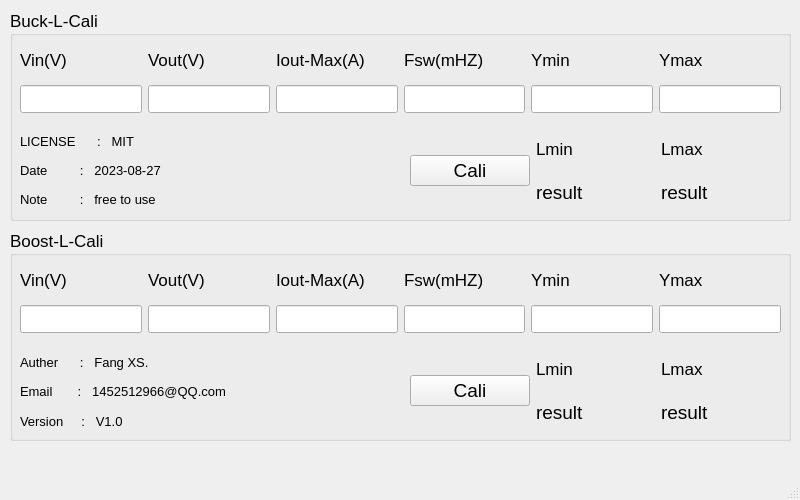
<?xml version="1.0" encoding="UTF-8"?>
<ui version="4.0">
 <class>MainWindow</class>
 <widget class="QMainWindow" name="MainWindow">
  <property name="geometry">
   <rect>
    <x>0</x>
    <y>0</y>
    <width>800</width>
    <height>500</height>
   </rect>
  </property>
  <property name="windowTitle">
   <string>MainWindow</string>
  </property>
  <widget class="QWidget" name="centralwidget">
   <widget class="QGroupBox" name="groupBox">
    <property name="geometry">
     <rect>
      <x>10</x>
      <y>10</y>
      <width>781</width>
      <height>211</height>
     </rect>
    </property>
    <property name="font">
     <font>
      <pointsize>13</pointsize>
     </font>
    </property>
    <property name="title">
     <string>Buck-L-Cali</string>
    </property>
    <widget class="QWidget" name="layoutWidget">
     <property name="geometry">
      <rect>
       <x>10</x>
       <y>30</y>
       <width>761</width>
       <height>73</height>
      </rect>
     </property>
     <layout class="QHBoxLayout" name="horizontalLayout">
      <item>
       <layout class="QVBoxLayout" name="verticalLayout">
        <item>
         <widget class="QLabel" name="label_VIN">
          <property name="font">
           <font>
            <pointsize>13</pointsize>
           </font>
          </property>
          <property name="text">
           <string>Vin(V)</string>
          </property>
         </widget>
        </item>
        <item>
         <widget class="QLineEdit" name="lineEdit_IN_Vout"/>
        </item>
       </layout>
      </item>
      <item>
       <layout class="QVBoxLayout" name="verticalLayout_2">
        <item>
         <widget class="QLabel" name="label_Vout">
          <property name="font">
           <font>
            <pointsize>13</pointsize>
           </font>
          </property>
          <property name="text">
           <string>Vout(V)</string>
          </property>
         </widget>
        </item>
        <item>
         <widget class="QLineEdit" name="lineEdit_IN_VIN"/>
        </item>
       </layout>
      </item>
      <item>
       <layout class="QVBoxLayout" name="verticalLayout_3">
        <item>
         <widget class="QLabel" name="label_Iout">
          <property name="font">
           <font>
            <pointsize>13</pointsize>
           </font>
          </property>
          <property name="text">
           <string>Iout-Max(A)</string>
          </property>
         </widget>
        </item>
        <item>
         <widget class="QLineEdit" name="lineEdit_IN_Iout"/>
        </item>
       </layout>
      </item>
      <item>
       <layout class="QVBoxLayout" name="verticalLayout_4">
        <item>
         <widget class="QLabel" name="label__Fsw">
          <property name="font">
           <font>
            <pointsize>13</pointsize>
           </font>
          </property>
          <property name="text">
           <string>Fsw(mHZ)</string>
          </property>
         </widget>
        </item>
        <item>
         <widget class="QLineEdit" name="lineEdit_IN_Fsw"/>
        </item>
       </layout>
      </item>
      <item>
       <layout class="QVBoxLayout" name="verticalLayout_5">
        <item>
         <widget class="QLabel" name="label_Ymin">
          <property name="font">
           <font>
            <pointsize>13</pointsize>
           </font>
          </property>
          <property name="text">
           <string>Ymin</string>
          </property>
         </widget>
        </item>
        <item>
         <widget class="QLineEdit" name="lineEdit_IN_Ymin"/>
        </item>
       </layout>
      </item>
      <item>
       <layout class="QVBoxLayout" name="verticalLayout_6">
        <item>
         <widget class="QLabel" name="label_Ymax">
          <property name="font">
           <font>
            <pointsize>13</pointsize>
           </font>
          </property>
          <property name="text">
           <string>Ymax</string>
          </property>
         </widget>
        </item>
        <item>
         <widget class="QLineEdit" name="lineEdit_IN_max"/>
        </item>
       </layout>
      </item>
     </layout>
    </widget>
    <widget class="QWidget" name="layoutWidget">
     <property name="geometry">
      <rect>
       <x>400</x>
       <y>120</y>
       <width>371</width>
       <height>81</height>
      </rect>
     </property>
     <layout class="QHBoxLayout" name="horizontalLayout_2">
      <item>
       <widget class="QPushButton" name="pushButton_getBuck">
        <property name="font">
         <font>
          <pointsize>14</pointsize>
         </font>
        </property>
        <property name="text">
         <string>Cali</string>
        </property>
       </widget>
      </item>
      <item>
       <layout class="QVBoxLayout" name="verticalLayout_7">
        <item>
         <widget class="QLabel" name="label_7">
          <property name="font">
           <font>
            <pointsize>13</pointsize>
           </font>
          </property>
          <property name="text">
           <string>Lmin</string>
          </property>
         </widget>
        </item>
        <item>
         <widget class="QLabel" name="label_Buck_result_min">
          <property name="font">
           <font>
            <pointsize>14</pointsize>
           </font>
          </property>
          <property name="text">
           <string>result</string>
          </property>
         </widget>
        </item>
       </layout>
      </item>
      <item>
       <layout class="QVBoxLayout" name="verticalLayout_8">
        <item>
         <widget class="QLabel" name="label_8">
          <property name="font">
           <font>
            <pointsize>13</pointsize>
           </font>
          </property>
          <property name="text">
           <string>Lmax</string>
          </property>
         </widget>
        </item>
        <item>
         <widget class="QLabel" name="label_Buck_result_max">
          <property name="font">
           <font>
            <pointsize>14</pointsize>
           </font>
          </property>
          <property name="text">
           <string>result</string>
          </property>
         </widget>
        </item>
       </layout>
      </item>
     </layout>
    </widget>
    <widget class="QWidget" name="layoutWidget">
     <property name="geometry">
      <rect>
       <x>10</x>
       <y>120</y>
       <width>381</width>
       <height>81</height>
      </rect>
     </property>
     <layout class="QVBoxLayout" name="verticalLayout_26">
      <item>
       <widget class="QLabel" name="label_4">
        <property name="font">
         <font>
          <pointsize>10</pointsize>
         </font>
        </property>
        <property name="text">
         <string>LICENSE      :   MIT</string>
        </property>
       </widget>
      </item>
      <item>
       <widget class="QLabel" name="label_5">
        <property name="font">
         <font>
          <pointsize>10</pointsize>
         </font>
        </property>
        <property name="text">
         <string>Date         :   2023-08-27</string>
        </property>
       </widget>
      </item>
      <item>
       <widget class="QLabel" name="label_6">
        <property name="font">
         <font>
          <pointsize>10</pointsize>
         </font>
        </property>
        <property name="text">
         <string>Note         :   free to use</string>
        </property>
       </widget>
      </item>
     </layout>
    </widget>
   </widget>
   <widget class="QGroupBox" name="groupBox_2">
    <property name="geometry">
     <rect>
      <x>10</x>
      <y>230</y>
      <width>781</width>
      <height>211</height>
     </rect>
    </property>
    <property name="font">
     <font>
      <pointsize>13</pointsize>
     </font>
    </property>
    <property name="title">
     <string>Boost-L-Cali</string>
    </property>
    <widget class="QWidget" name="layoutWidget">
     <property name="geometry">
      <rect>
       <x>400</x>
       <y>120</y>
       <width>371</width>
       <height>81</height>
      </rect>
     </property>
     <layout class="QHBoxLayout" name="horizontalLayout_5">
      <item>
       <widget class="QPushButton" name="pushButton_getBoost">
        <property name="font">
         <font>
          <pointsize>14</pointsize>
         </font>
        </property>
        <property name="text">
         <string>Cali</string>
        </property>
       </widget>
      </item>
      <item>
       <layout class="QVBoxLayout" name="verticalLayout_23">
        <item>
         <widget class="QLabel" name="label_12">
          <property name="font">
           <font>
            <pointsize>13</pointsize>
           </font>
          </property>
          <property name="text">
           <string>Lmin</string>
          </property>
         </widget>
        </item>
        <item>
         <widget class="QLabel" name="label_Boost_result_min">
          <property name="font">
           <font>
            <pointsize>14</pointsize>
           </font>
          </property>
          <property name="text">
           <string>result</string>
          </property>
         </widget>
        </item>
       </layout>
      </item>
      <item>
       <layout class="QVBoxLayout" name="verticalLayout_24">
        <item>
         <widget class="QLabel" name="label_15">
          <property name="font">
           <font>
            <pointsize>13</pointsize>
           </font>
          </property>
          <property name="text">
           <string>Lmax</string>
          </property>
         </widget>
        </item>
        <item>
         <widget class="QLabel" name="label_Boost_result_max">
          <property name="font">
           <font>
            <pointsize>14</pointsize>
           </font>
          </property>
          <property name="text">
           <string>result</string>
          </property>
         </widget>
        </item>
       </layout>
      </item>
     </layout>
    </widget>
    <widget class="QWidget" name="layoutWidget">
     <property name="geometry">
      <rect>
       <x>10</x>
       <y>30</y>
       <width>761</width>
       <height>73</height>
      </rect>
     </property>
     <layout class="QHBoxLayout" name="horizontalLayout_6">
      <item>
       <layout class="QVBoxLayout" name="verticalLayout_17">
        <item>
         <widget class="QLabel" name="label_VIN2">
          <property name="font">
           <font>
            <pointsize>13</pointsize>
           </font>
          </property>
          <property name="text">
           <string>Vin(V)</string>
          </property>
         </widget>
        </item>
        <item>
         <widget class="QLineEdit" name="lineEdit_VIN"/>
        </item>
       </layout>
      </item>
      <item>
       <layout class="QVBoxLayout" name="verticalLayout_18">
        <item>
         <widget class="QLabel" name="label_Vout2">
          <property name="font">
           <font>
            <pointsize>13</pointsize>
           </font>
          </property>
          <property name="text">
           <string>Vout(V)</string>
          </property>
         </widget>
        </item>
        <item>
         <widget class="QLineEdit" name="lineEdit_Vout"/>
        </item>
       </layout>
      </item>
      <item>
       <layout class="QVBoxLayout" name="verticalLayout_19">
        <item>
         <widget class="QLabel" name="label_Iout2">
          <property name="font">
           <font>
            <pointsize>13</pointsize>
           </font>
          </property>
          <property name="text">
           <string>Iout-Max(A)</string>
          </property>
         </widget>
        </item>
        <item>
         <widget class="QLineEdit" name="lineEdit_Iout"/>
        </item>
       </layout>
      </item>
      <item>
       <layout class="QVBoxLayout" name="verticalLayout_20">
        <item>
         <widget class="QLabel" name="label_Fsw2">
          <property name="font">
           <font>
            <pointsize>13</pointsize>
           </font>
          </property>
          <property name="text">
           <string>Fsw(mHZ)</string>
          </property>
         </widget>
        </item>
        <item>
         <widget class="QLineEdit" name="lineEdit_Fsw"/>
        </item>
       </layout>
      </item>
      <item>
       <layout class="QVBoxLayout" name="verticalLayout_21">
        <item>
         <widget class="QLabel" name="label_Ymin2">
          <property name="font">
           <font>
            <pointsize>13</pointsize>
           </font>
          </property>
          <property name="text">
           <string>Ymin</string>
          </property>
         </widget>
        </item>
        <item>
         <widget class="QLineEdit" name="lineEdit_Ymin"/>
        </item>
       </layout>
      </item>
      <item>
       <layout class="QVBoxLayout" name="verticalLayout_22">
        <item>
         <widget class="QLabel" name="label_Ymax2">
          <property name="font">
           <font>
            <pointsize>13</pointsize>
           </font>
          </property>
          <property name="text">
           <string>Ymax</string>
          </property>
         </widget>
        </item>
        <item>
         <widget class="QLineEdit" name="lineEdit_Ymax"/>
        </item>
       </layout>
      </item>
     </layout>
    </widget>
    <widget class="QWidget" name="layoutWidget">
     <property name="geometry">
      <rect>
       <x>10</x>
       <y>120</y>
       <width>371</width>
       <height>83</height>
      </rect>
     </property>
     <layout class="QVBoxLayout" name="verticalLayout_25">
      <item>
       <widget class="QLabel" name="label">
        <property name="font">
         <font>
          <pointsize>10</pointsize>
         </font>
        </property>
        <property name="text">
         <string>Auther      :   Fang XS.</string>
        </property>
       </widget>
      </item>
      <item>
       <widget class="QLabel" name="label_2">
        <property name="font">
         <font>
          <pointsize>10</pointsize>
         </font>
        </property>
        <property name="text">
         <string>Email       :   1452512966@QQ.com</string>
        </property>
       </widget>
      </item>
      <item>
       <widget class="QLabel" name="label_3">
        <property name="font">
         <font>
          <pointsize>10</pointsize>
         </font>
        </property>
        <property name="text">
         <string>Version     :   V1.0</string>
        </property>
       </widget>
      </item>
     </layout>
    </widget>
   </widget>
  </widget>
  <widget class="QMenuBar" name="menubar">
   <property name="geometry">
    <rect>
     <x>0</x>
     <y>0</y>
     <width>800</width>
     <height>26</height>
    </rect>
   </property>
  </widget>
  <widget class="QStatusBar" name="statusbar"/>
 </widget>
 <resources/>
 <connections/>
</ui>
